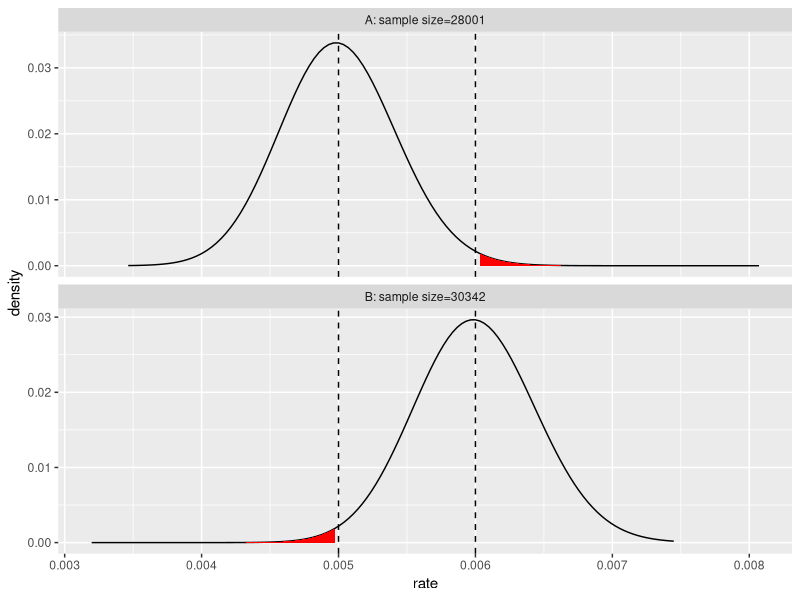
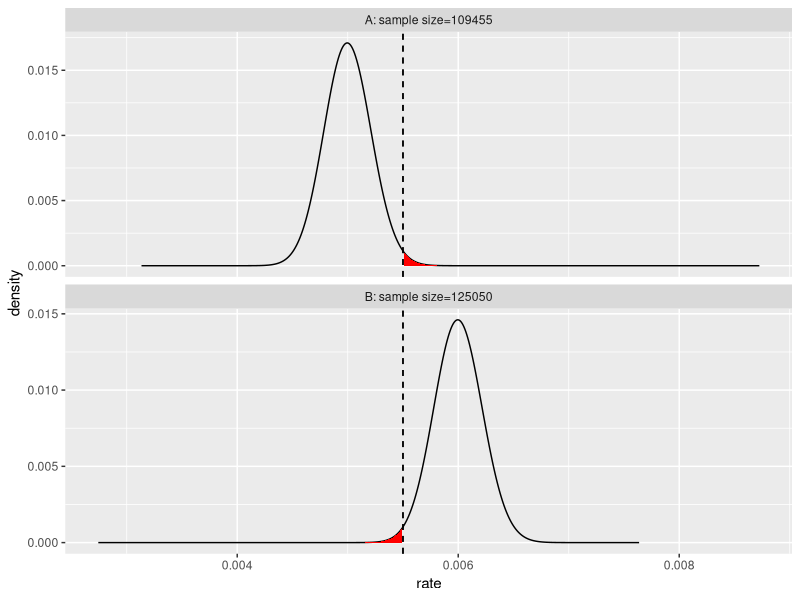

These figures' R source, in order:
library(gtools)
library(ggplot2)

# q>p, compute the probability of a 
# p-rate process measuring as q-rate 
# or better in n steps
pSignificanceError <- function(p,q,n) {
  pbinom(ceiling(q*n)-1,prob=p,size=n,lower.tail=FALSE)
}

# q>p, compute the proability of a
# q-rate process measuring as p-rate 
# or lower in n steps
pPowerError <- function(p,q,n) {
  pbinom(floor(p*n),prob=q,size=n,lower.tail=TRUE)
}

designExperiment <- function(pA,pB,pError,pAUpper=pB,pBLower=pA) {
  aSoln <- binsearch(
    function(k) {
      pSignificanceError(pA,pAUpper,k) - pError},
    range=c(100,1000000))
  nA <- max(aSoln$where)
  print(paste('nA',nA))
  
  bSoln <- binsearch(
    function(k) {
      pPowerError(pBLower,pB,k) - pError},
    range=c(100,1000000))
  nB <- max(bSoln$where)
  print(paste('nB',nB))
  
  
  low = floor(min(pA*nA,pB*nB))
  high = ceiling(max(pA*nA,pB*nB))
  width = high-low
  countRange <- (low-width):(high+width)
  
  dA <- data.frame(count=countRange)
  dA$group <- paste('A: sample size=',nA,sep='')
  dA$density <- dbinom(dA$count,prob=pA,size=nA)
  dA$rate <- dA$count/nA
  dA$error <- dA$rate>=pAUpper
  dB <- data.frame(count=countRange)
  dB$group <- paste('B: sample size=',nB,sep='')
  dB$density <- dbinom(dB$count,prob=pB,size=nB)
  dB$rate <- dB$count/nB
  dB$error <- dB$rate<=pBLower
  d <- rbind(dA,dB)
  
  plot = ggplot(data=d,aes(x=rate,y=density)) +
    geom_line() +
    geom_ribbon(data=subset(d,error),
                aes(ymin=0,ymax=density),fill='red') + 
    facet_wrap(~group,ncol=1,scales='free_y') +
    geom_vline(xintercept=pAUpper,linetype=2) +
    geom_vline(xintercept=pBLower,linetype=2)
  list(nA=nA,nB=nB,plot=plot)
}


r1 <- designExperiment(pA=0.005,pB=0.006,pError=0.01)
print(r1$plot)

r2 <- designExperiment(pA=0.005,pB=0.006,pError=0.01,
                       pAUpper=0.0055,pBLower=0.0055)
print(r2$plot)

r3 <- designExperiment(pA=0.005,pB=0.006,pError=0.005,
                       pAUpper=0.0055,pBLower=0.0055)